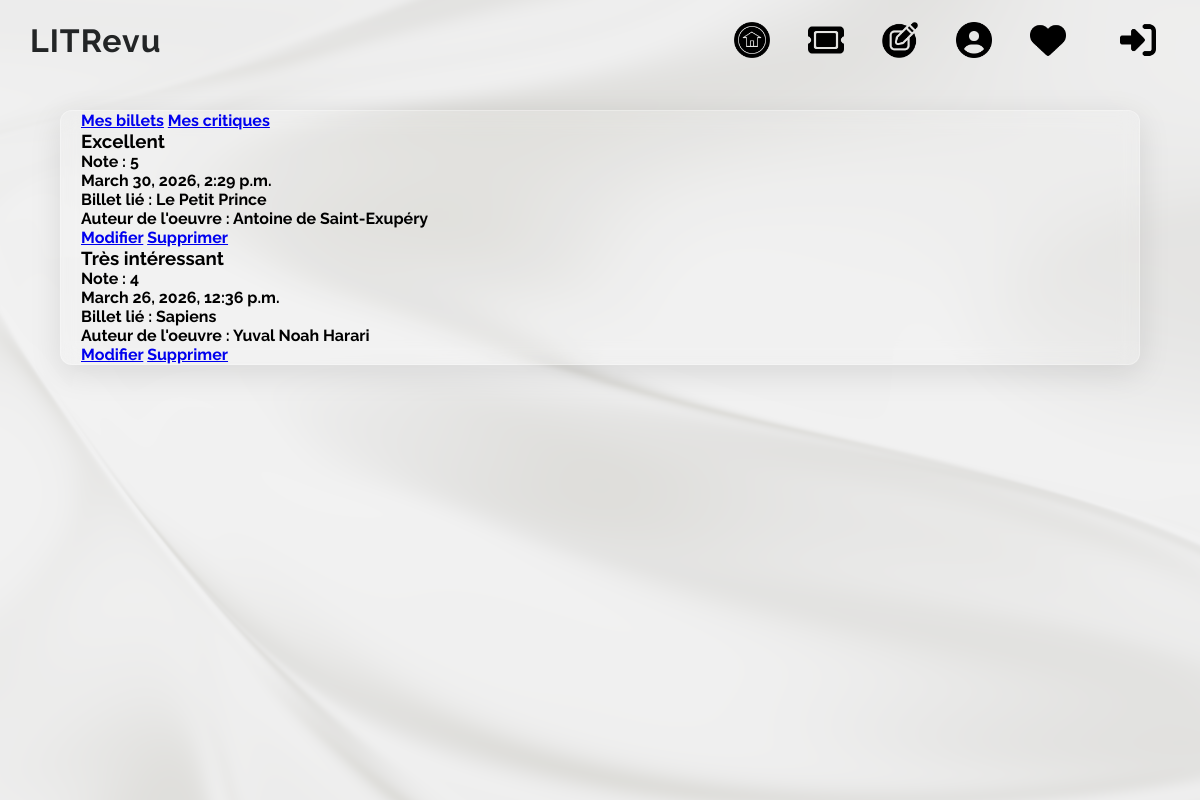
/my_post_review/ (signed in), run on the app's committed database.
### core/models.py (models this page shows)
class Review(models.Model):
    ticket = models.ForeignKey(
        to=Ticket,
        on_delete=models.CASCADE,
        related_name='reviews'
    )
    rating = models.PositiveSmallIntegerField(
        validators=[MinValueValidator(0), MaxValueValidator(5)]
    )
    headline = models.CharField(max_length=128)
    body = models.CharField(max_length=8192, blank=True)
    user = models.ForeignKey(
        to=settings.AUTH_USER_MODEL,
        on_delete=models.CASCADE,
        related_name='reviews'
    )
    time_created = models.DateTimeField(auto_now_add=True)

class Ticket(models.Model):
    title = models.CharField(max_length=128)
    author = models.CharField(max_length=128)
    description = models.TextField(max_length=2048, blank=True)
    user = models.ForeignKey(
        to=settings.AUTH_USER_MODEL,
        on_delete=models.CASCADE,
        related_name='tickets'
    )
    image = models.ImageField(null=True, blank=True)
    time_created = models.DateTimeField(auto_now_add=True)

### core/views.py (the view)
# urls.py: path('my_post_review/', views.my_post_review_view, name='my_post_review'),
@login_required
def my_post_review_view(request):
    reviews = Review.objects.filter(
        user=request.user
    ).order_by('-time_created')
    return render(request, 'my_post_review.html', {'reviews': reviews})

### templates/my_post_review.html (shortened to what this page needs)
{% extends 'base.html' %}
{% block content %}
    <nav>
        <a href="{% url 'my_post_ticket' %}">Mes billets</a>
        <a href="{% url 'my_post_review' %}">Mes critiques</a>
    </nav>
    {% for review in reviews %}
        <div>
            <h3>{{ review.headline }}</h3>
            <p>Note : {{ review.rating }}</p>
            <p>{{ review.time_created }}</p>
            <p>Billet lié : {{ review.ticket.title }}</p>
            <p>Auteur de l'oeuvre : {{ review.ticket.author }}</p>
            <a href="{% url 'review_edit' review.pk %}">Modifier</a>
            <a href="{% url 'review_delete' review.pk %}">Supprimer</a>
        </div>
    {% empty %}
        <p>Aucune critique pour le moment !</p>
    {% endfor %}
{% endblock content %}

### templates/base.html (shortened to what this page needs)
{% load static %}
<!DOCTYPE html>
<html lang="fr">
<head>
    <link rel="stylesheet" href="{% static 'css/style.css' %}">
</head>
<body>
    <canvas id="shader-bg"></canvas>
    <nav class="navbar">
        <a href="{% url 'home' %}" class="navbar-brand">LITRevu</a>
        <div class="navbar-links">
            <a href="{% url 'home' %}" class="nav-link">
                <img src="{% static 'images/Home.png' %}" alt="Home" class="nav-icon">
            </a>
            <a href="{% url 'ticket_create' %}" class="nav-link">
                <img src="{% static 'images/Ticket.png' %}" alt="Créer un billet" class="nav-icon">
            </a>
            <a href="{% url 'review_create' %}" class="nav-link">
                <img src="{% static 'images/Review.png' %}" alt="Créer une critique" class="nav-icon">
            </a>
            <a href="{% url 'my_post_ticket' %}" class="nav-link">
                <img src="{% static 'images/My_post.png' %}" alt="Mes posts" class="nav-icon">
            </a>
            <a href="{% url 'follow' %}" class="nav-link">
                <img src="{% static 'images/Follow.png' %}" alt="Abonnements" class="nav-icon">
            </a>
            <a href="{% url 'logout' %}" class="nav-link nav-logout">
                <img src="{% static 'images/logout.png' %}" alt="Déconnexion" class="nav-icon">
            </a>
        </div>
    </nav>
    <main class="main-content">
        {% block content %}
        {% endblock content %}
    </main>
</body>
</html>

### static/css/style.css (style rules this page uses)
* { margin: 0; padding: 0; box-sizing: border-box; }
#shader-bg { position: fixed; top: 0; left: 0; width: 100%; height: 100%; z-index: -1; pointer-events: none; }
body { font-family: 'Raleway', sans-serif; background: linear-gradient(270deg, #EAEAEA, #DBDBDB, #F2F2F2, #ADA996, #EAEAEA); background-size: 300% 300%; animation : gradientbg 5s linear infinite; }
.navbar { position: relative; z-index:2; display: flex; align-items: center; background-color: #0f101100; padding: 0 30px; height: 80px; }
.navbar-brand { font-family: 'Raleway', sans-serif; font-weight: 700; font-size:xx-large; letter-spacing: 4px; color: #232526; text-decoration:none; margin-right: auto; letter-spacing: 1px; }
.navbar-links { display: flex; align-items: center; gap: 10px; }
.nav-link { display: flex; align-items: center; gap: 10px; color: #232526; text-decoration:none; padding: 8px 14px; border-radius: 6px; font-family: 'Raleway', sans-serif; font-weight: 700; transition: background-color 0.2s, color 0.2s; }
.nav-icon { width: 36px; height: 36px; object-fit: contain; }
.nav-logout { color: #e74c3c; margin-left: 10px; padding-left: 20px; }
.main-content { position: relative; z-index:1; width: 90%; margin: 30px auto; padding: 0 20px; background-color: rgba(255, 255, 255, 0.1); backdrop-filter: blur(10px); border: 1px solid rgba(255, 255, 255, 0.3); box-shadow: 0 8px 32px rgba(0, 0, 0, 0.1); border-radius: 12px; font-family: 'Raleway', sans-serif; font-weight: 700; font-size:medium; }

### data on the page
Review: headline "Excellent", rating "5", time_created "March 30, 2026, 2:29 p.m.", ticket "Le Petit Prince", ticket.author "Antoine de Saint-Exupéry"
Review: headline "Très intéressant", rating "4", time_created "March 26, 2026, 12:36 p.m.", ticket "Sapiens", ticket.author "Yuval Noah Harari"
